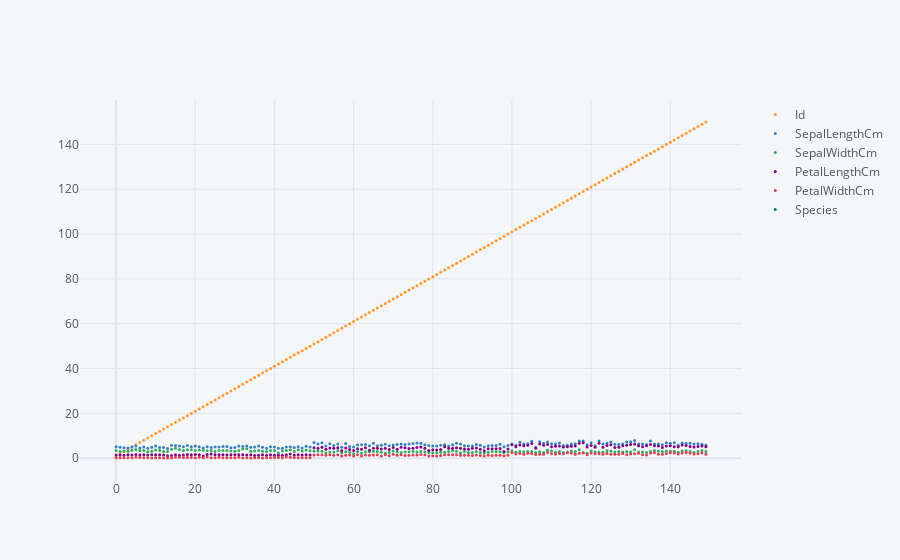

Write notebook code for a chart like this one.
### Code cell
df.iplot(kind = "scatter" , mode = 'markers' , size = 3)

### Figure 1 — Plotly figure (JSON) as saved in the notebook; plotly's stock layout.template omitted (floating-point values rounded to 4 significant figures; data arrays with more than 128 entries replaced by an {"elided": "..."} marker saying what was removed)
{"data": [{"line": {"color": "rgba(255, 153, 51, 1.0)", "dash": "solid", "shape": "linear", "width": 1.3}, "marker": {"size": 3, "symbol": "circle"}, "mode": "markers", "name": "Id", "text": "", "type": "scatter", "x": {"elided": "150 int values"}, "y": {"elided": "150 int values"}}, {"line": {"color": "rgba(55, 128, 191, 1.0)", "dash": "solid", "shape": "linear", "width": 1.3}, "marker": {"size": 3, "symbol": "circle"}, "mode": "markers", "name": "SepalLengthCm", "text": "", "type": "scatter", "x": {"elided": "150 int values"}, "y": {"elided": "150 float values"}}, {"line": {"color": "rgba(50, 171, 96, 1.0)", "dash": "solid", "shape": "linear", "width": 1.3}, "marker": {"size": 3, "symbol": "circle"}, "mode": "markers", "name": "SepalWidthCm", "text": "", "type": "scatter", "x": {"elided": "150 int values"}, "y": {"elided": "150 float values"}}, {"line": {"color": "rgba(128, 0, 128, 1.0)", "dash": "solid", "shape": "linear", "width": 1.3}, "marker": {"size": 3, "symbol": "circle"}, "mode": "markers", "name": "PetalLengthCm", "text": "", "type": "scatter", "x": {"elided": "150 int values"}, "y": {"elided": "150 float values"}}, {"line": {"color": "rgba(219, 64, 82, 1.0)", "dash": "solid", "shape": "linear", "width": 1.3}, "marker": {"size": 3, "symbol": "circle"}, "mode": "markers", "name": "PetalWidthCm", "text": "", "type": "scatter", "x": {"elided": "150 int values"}, "y": {"elided": "150 float values"}}, {"line": {"color": "rgba(0, 128, 128, 1.0)", "dash": "solid", "shape": "linear", "width": 1.3}, "marker": {"size": 3, "symbol": "circle"}, "mode": "markers", "name": "Species", "text": "", "type": "scatter", "x": {"elided": "150 int values"}, "y": {"elided": "150 str values"}}], "layout": {"legend": {"bgcolor": "#F5F6F9", "font": {"color": "#4D5663"}}, "paper_bgcolor": "#F5F6F9", "plot_bgcolor": "#F5F6F9", "title": {"font": {"color": "#4D5663"}}, "xaxis": {"gridcolor": "#E1E5ED", "showgrid": true, "tickfont": {"color": "#4D5663"}, "title": {"font": {"color": "#4D5663"}, "text": ""}, "zerolinecolor": "#E1E5ED"}, "yaxis": {"gridcolor": "#E1E5ED", "showgrid": true, "tickfont": {"color": "#4D5663"}, "title": {"font": {"color": "#4D5663"}, "text": ""}, "zerolinecolor": "#E1E5ED"}}}
